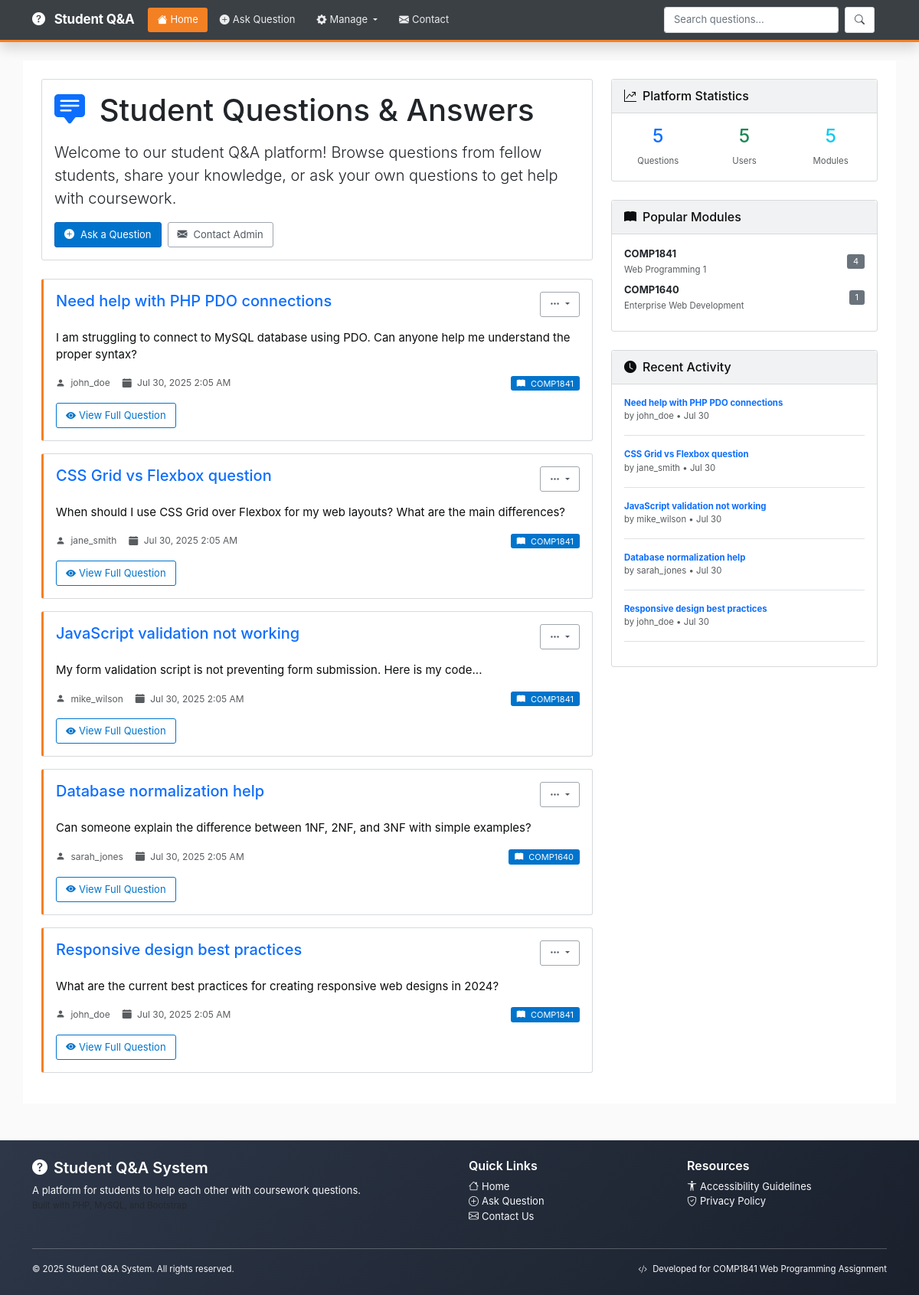
The page / on the database its author committed.
### tables this page shows
CREATE TABLE posts (
    post_id INT PRIMARY KEY AUTO_INCREMENT,
    title VARCHAR(200) NOT NULL,
    content TEXT NOT NULL,
    image_path VARCHAR(255) DEFAULT NULL,
    user_id INT NOT NULL,
    module_id INT NOT NULL,
    created_at TIMESTAMP DEFAULT CURRENT_TIMESTAMP,
    updated_at TIMESTAMP DEFAULT CURRENT_TIMESTAMP ON UPDATE CURRENT_TIMESTAMP,
    FOREIGN KEY (user_id) REFERENCES users(user_id) ON DELETE CASCADE,
    FOREIGN KEY (module_id) REFERENCES modules(module_id) ON DELETE CASCADE
);

CREATE TABLE users (
    user_id INT PRIMARY KEY AUTO_INCREMENT,
    username VARCHAR(50) NOT NULL UNIQUE,
    email VARCHAR(100) NOT NULL UNIQUE,
    created_at TIMESTAMP DEFAULT CURRENT_TIMESTAMP,
    updated_at TIMESTAMP DEFAULT CURRENT_TIMESTAMP ON UPDATE CURRENT_TIMESTAMP
);

CREATE TABLE modules (
    module_id INT PRIMARY KEY AUTO_INCREMENT,
    module_code VARCHAR(20) NOT NULL UNIQUE,
    module_name VARCHAR(100) NOT NULL,
    created_at TIMESTAMP DEFAULT CURRENT_TIMESTAMP,
    updated_at TIMESTAMP DEFAULT CURRENT_TIMESTAMP ON UPDATE CURRENT_TIMESTAMP
);

### modules/posts.php (called while the page is built, shortened)
<?php
function getAllPosts()
{
    try {
        $pdo = getDbConnection();
        $stmt = $pdo->query("
            SELECT p.*, u.username, m.module_code, m.module_name
            FROM posts p
            JOIN users u ON p.user_id = u.user_id
            JOIN modules m ON p.module_id = m.module_id
            ORDER BY p.created_at DESC
        ");
        return $stmt->fetchAll();
    } catch (Exception $e) {
        error_log("Error getting posts: " . $e->getMessage());
        return [];
    }
}
?>

### modules/users.php (called while the page is built, shortened)
<?php
function getAllUsers()
{
    try {
        $pdo = getDbConnection();
        $stmt = $pdo->query("SELECT * FROM users ORDER BY username ASC");
        return $stmt->fetchAll();
    } catch (Exception $e) {
        error_log("Error getting users: " . $e->getMessage());
        return [];
    }
}
?>

### modules/modules.php (called while the page is built, shortened)
<?php
function getAllModules() {
    try {
        $pdo = getDbConnection();
        $stmt = $pdo->query("SELECT * FROM modules ORDER BY module_code ASC");
        return $stmt->fetchAll();
    } catch (Exception $e) {
        error_log("Error getting modules: " . $e->getMessage());
        return [];
    }
}
?>

### index.php (the view, shortened to what this page needs)
<?php
require_once 'modules/posts.php';
require_once 'modules/users.php';
require_once 'modules/modules.php';
$page = isset($_GET['page']) ? max(1, intval($_GET['page'])) : 1;
$postsPerPage = 10;
$offset = ($page - 1) * $postsPerPage;
$posts = getAllPosts();
$totalPosts = count($posts);
$currentPosts = array_slice($posts, $offset, $postsPerPage);
include 'includes/header.php';
?>
<div class="row">
    <div class="col-lg-8">
        <div class="card mb-4">
            <div class="card-body">
                <h1 class="card-title mb-3">
                    <i class="bi bi-chat-square-text-fill text-primary me-2"></i>
                    Student Questions & Answers
                </h1>
                <p class="card-text lead">
                    Welcome to our student Q&A platform! Browse questions from fellow students,
                    share your knowledge, or ask your own questions to get help with coursework.
                </p>
                <div class="d-flex gap-2">
                    <a href="add_post.php" class="btn btn-primary">
                        <i class="bi bi-plus-circle-fill me-2"></i>Ask a Question
                    </a>
                    <a href="contact.php" class="btn btn-outline-secondary">
                        <i class="bi bi-envelope-fill me-2"></i>Contact Admin
                    </a>
                </div>
            </div>
        </div>
        <?php if (empty($currentPosts)): ?>
            <div class="card">
                <div class="card-body text-center py-5">
                    <i class="bi bi-chat-square-text display-1 text-muted mb-3"></i>
                    <h3 class="text-muted">No questions yet</h3>
                    <p class="text-muted mb-4">Be the first to ask a question and help build our community!</p>
                    <a href="add_post.php" class="btn btn-primary">
                        <i class="bi bi-plus-circle-fill me-2"></i>Ask the First Question
                    </a>
                </div>
            </div>
        <?php else: ?>
            <?php foreach ($currentPosts as $post): ?>
                <div class="card post-card fade-in">
                    <div class="card-body">
                        <div class="d-flex justify-content-between align-items-start mb-3">
                            <h5 class="card-title mb-2">
                                <a href="view_post.php?id=<?php echo $post['post_id']; ?>"
                                    class="text-decoration-none">
                                    <?php echo htmlspecialchars($post['title']); ?>
                                </a>
                            </h5>
                            <div class="dropdown">
                                <button class="btn btn-sm btn-outline-secondary dropdown-toggle"
                                    type="button" data-bs-toggle="dropdown" aria-expanded="false">
                                    <i class="bi bi-three-dots"></i>
                                </button>
                            </div>
                        </div>
                        <div class="post-content mb-3">
                            <?php
                            $content = htmlspecialchars($post['content']);
                            echo strlen($content) > 200 ? substr($content, 0, 200) . '...' : $content;
                            ?>
                        </div>
                        <div class="post-meta d-flex justify-content-between align-items-center">
                            <div class="d-flex align-items-center gap-3">
                                <span class="text-muted">
                                    <i class="bi bi-person-fill me-1"></i>
                                    <?php echo htmlspecialchars($post['username']); ?>
                                </span>
                                <span class="text-muted">
                                    <i class="bi bi-calendar-fill me-1"></i>
                                    <?php echo date('M j, Y g:i A', strtotime($post['created_at'])); ?>
                                </span>
                            </div>
                            <div>
                                <span class="badge bg-primary">
                                    <i class="bi bi-book-fill me-1"></i>
                                    <?php echo htmlspecialchars($post['module_code']); ?>
                                </span>
                            </div>
                        </div>
                        <div class="mt-3">
                            <a href="view_post.php?id=<?php echo $post['post_id']; ?>"
                                class="btn btn-outline-primary btn-sm">
                                <i class="bi bi-eye-fill me-1"></i>View Full Question
                            </a>
                        </div>
                    </div>
                </div>
            <?php endforeach; ?>
        <?php endif; ?>
    </div>
    <div class="col-lg-4">
        <div class="card mb-4">
            <div class="card-header">
                <h6 class="mb-0">
                    <i class="bi bi-graph-up-arrow me-2"></i>Platform Statistics
                </h6>
            </div>
            <div class="card-body">
                <?php
                $allUsers = getAllUsers();
                $allModules = getAllModules();
                ?>
                <div class="row text-center">
                    <div class="col-4">
                        <div class="h4 text-primary"><?php echo $totalPosts; ?></div>
                        <small class="text-muted">Questions</small>
                    </div>
                    <div class="col-4">
                        <div class="h4 text-success"><?php echo count($allUsers); ?></div>
                        <small class="text-muted">Users</small>
                    </div>
                    <div class="col-4">
                        <div class="h4 text-info"><?php echo count($allModules); ?></div>
                        <small class="text-muted">Modules</small>
                    </div>
                </div>
            </div>
        </div>
        <div class="card mb-4">
            <div class="card-header">
                <h6 class="mb-0">
                    <i class="bi bi-book-fill me-2"></i>Popular Modules
                </h6>
            </div>
            <div class="card-body">
                <?php
                $moduleStats = [];
                foreach ($allModules as $module) {
                    $postCount = 0;
                    foreach ($posts as $post) {
                        if ($post['module_id'] == $module['module_id']) {
                            $postCount++;
                        }
                    }
                    if ($postCount > 0) {
                        $moduleStats[] = [
                            'module' => $module,
                            'count' => $postCount
                        ];
                    }
                }
                usort($moduleStats, function ($a, $b) {
                    return $b['count'] - $a['count'];
                });
                $topModules = array_slice($moduleStats, 0, 5);
                ?>
                <?php if (empty($topModules)): ?>
                    <p class="text-muted mb-0">No questions posted yet.</p>
                <?php else: ?>
                    <?php foreach ($topModules as $stat): ?>
                        <div class="d-flex justify-content-between align-items-center mb-2">
                            <div>
                                <div class="fw-bold"><?php echo htmlspecialchars($stat['module']['module_code']); ?></div>
                                <small class="text-muted"><?php echo htmlspecialchars($stat['module']['module_name']); ?></small>
                            </div>
                            <span class="badge bg-secondary"><?php echo $stat['count']; ?></span>
                        </div>
                    <?php endforeach; ?>
                <?php endif; ?>
            </div>
        </div>
        <div class="card">
            <div class="card-header">
                <h6 class="mb-0">
                    <i class="bi bi-clock-fill me-2"></i>Recent Activity
                </h6>
            </div>
            <div class="card-body">
                <?php $recentPosts = array_slice($posts, 0, 5); ?>
                <?php if (empty($recentPosts)): ?>
                    <p class="text-muted mb-0">No recent activity.</p>
                <?php else: ?>
                    <?php foreach ($recentPosts as $recentPost): ?>
                        <div class="mb-3 pb-3 border-bottom">
                            <div class="small">
                                <a href="view_post.php?id=<?php echo $recentPost['post_id']; ?>"
                                    class="text-decoration-none fw-bold">
                                    <?php echo htmlspecialchars(substr($recentPost['title'], 0, 50)) . (strlen($recentPost['title']) > 50 ? '...' : ''); ?>
                                </a>
                            </div>
                            <div class="small text-muted">
                                by <?php echo htmlspecialchars($recentPost['username']); ?>
                                • <?php echo date('M j', strtotime($recentPost['created_at'])); ?>
                            </div>
                        </div>
                    <?php endforeach; ?>
                <?php endif; ?>
            </div>
        </div>
    </div>
</div>
<?php include 'includes/footer.php'; ?>

### rows shown on the page
posts: title "Need help with PHP PDO connections", content "I am struggling to connect to MySQL database using PDO. Can anyone help me understand the proper syntax?", user.username "john_doe", created_at "Jul 30, 2025 2:05 AM", module.module_code "COMP1841", created_at "Jul 30"
posts: title "CSS Grid vs Flexbox question", content "When should I use CSS Grid over Flexbox for my web layouts? What are the main differences?", user.username "jane_smith", created_at "Jul 30, 2025 2:05 AM", module.module_code "COMP1841", created_at "Jul 30"
posts: title "JavaScript validation not working", content "My form validation script is not preventing form submission. Here is my code...", user.username "mike_wilson", created_at "Jul 30, 2025 2:05 AM", module.module_code "COMP1841", created_at "Jul 30"
posts: title "Database normalization help", content "Can someone explain the difference between 1NF, 2NF, and 3NF with simple examples?", user.username "sarah_jones", created_at "Jul 30, 2025 2:05 AM", module.module_code "COMP1640", created_at "Jul 30"
posts: title "Responsive design best practices", content "What are the current best practices for creating responsive web designs in 2024?", user.username "john_doe", created_at "Jul 30, 2025 2:05 AM", module.module_code "COMP1841", created_at "Jul 30"
modules: module_code "COMP1841", module_name "Web Programming 1", count "4"
modules: module_code "COMP1640", module_name "Enterprise Web Development", count "1"

### other values the page prints
$totalPosts "5"
count($allUsers) "5"
count($allModules) "5"
